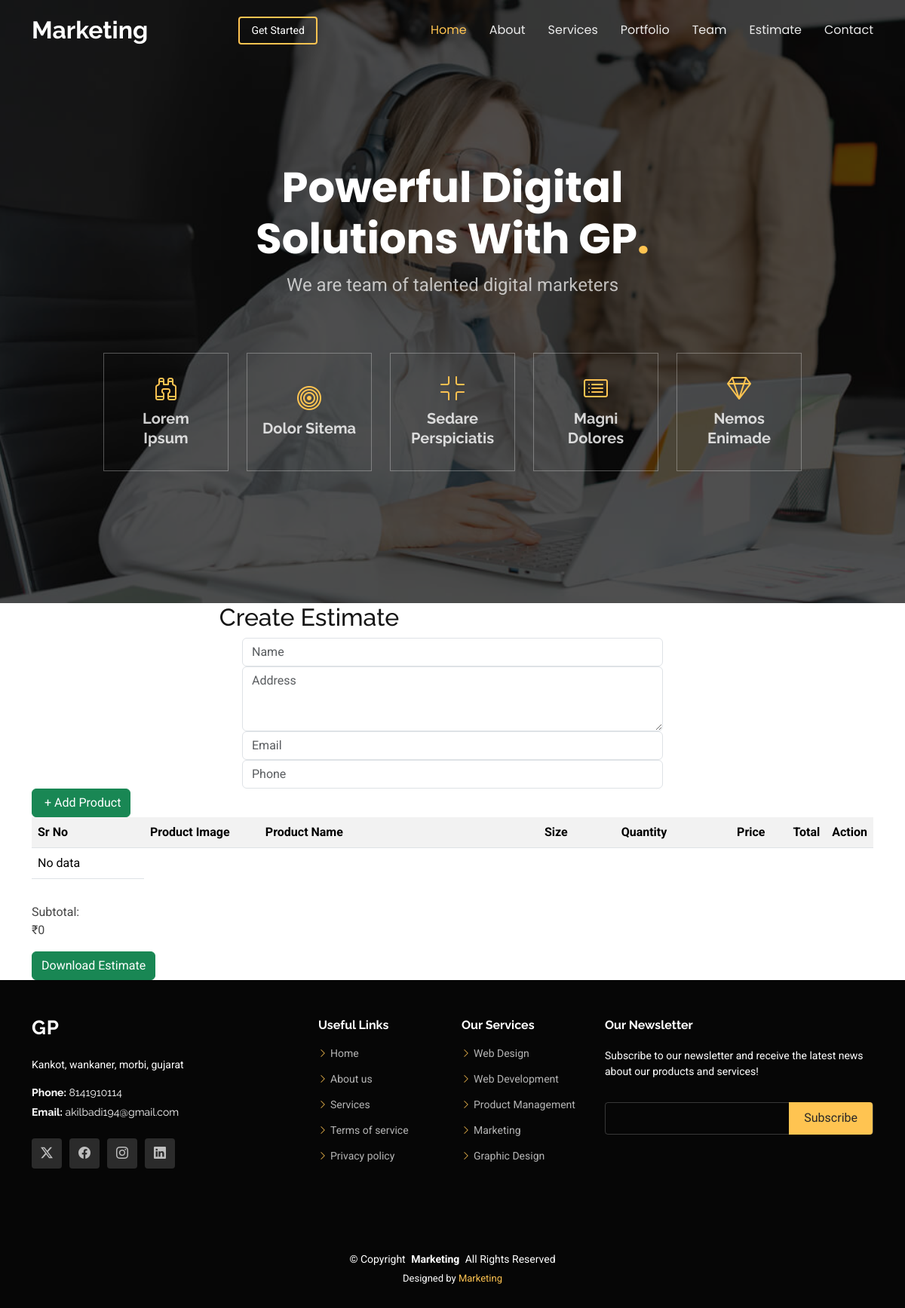
The app's page /estimate with its own data.
### tables this page shows
CREATE TABLE `header` (
  `id` int(255) NOT NULL,
  `brand_name` varchar(50) NOT NULL
);

CREATE TABLE `banner` (
  `id` int(255) NOT NULL,
  `banner_img` varchar(255) NOT NULL
);

CREATE TABLE `contact` (
  `id` int(255) NOT NULL,
  `location` longtext NOT NULL,
  `address` varchar(255) NOT NULL,
  `phone` bigint(255) NOT NULL,
  `email` varchar(100) NOT NULL,
  `password` varchar(50) NOT NULL
);

### index.php (called while the page is built)
<?php
require_once("controller/controller.php");
?>

### model/model.php (called while the page is built, shortened)
<?php
class model
{
    public $connection = "";
    public function __construct()
    {  $config="";
        $conn = $this->connection = new mysqli("localhost", "root", "", "roosh");
    }
    public function one($table)
    {
        $select = "select * FROM $table";
        $exe = mysqli_query($this->connection, $select);
        $arr=mysqli_fetch_array($exe);
        return $arr;
    }
}
?>

### estimate.php (the view, shortened to what this page needs)
            <?php if ($products == null) {
                echo "<h3 class='text-center'>No products found</h3>";
            } else {
                ?>
                        <?php
                        $sno = 1;
                        foreach ($products as $row) {
                            ?>
                            <tr>
                                <td><?php echo $sno; ?></td>
                                <td> <img src="admin/<?php echo $row["product_image"]; ?>" height="50px" width="50px" alt="not found">
                                </td>
                                <td><?php echo $row['product_name']; ?></td>
                                <td><?php echo $row['product_size']; ?></td>
                                <td><?php echo $row['product_price']; ?></td>
                                <form action="" method="post">
                                    <td><input type="number" name="pqty" required></td>
                                    <td>
                                        <input type="hidden" name="pid" value="<?php echo $row['id']; ?>"><button type='submit'
                                            name="eaddproduct" class='delete btn btn-danger mr-sm-2'>Add</button>
                                </form>
                                </td>
                            </tr>
                            <?php
                            $sno++;
                        }
                        ?>
            <?php } ?>
<div class="container content-invoice">
    <div class="cards">
        <div class="card-bodys">
            <form method="post">
                <div class="load-animate animated fadeInUp">
                <center>
                    <div class="row">
                        <div class="col-xs-8 col-sm-8 col-md-8 col-lg-8">
                            <h2 class="title">Create Estimate </h2>
                        </div>
                    </div>
                    <div class="row">
                        <center>
                        <div class="col-xs-12 col-sm-6 col-md-6 col-lg-6">
                            <div class="form-group">
                                <input type="text" class="form-control invoinput" required name="Name"
                                    placeholder="Name" value="<?php if (isset($_SESSION['ename'])) {
                                        echo $_SESSION['ename'];
                                    } ?>">
                            </div>
                            <div class="form-group">
                                <textarea class="form-control invoinput" required rows="3" name="address"
                                    placeholder="Address"><?php if (isset($_SESSION['ename'])) {
                                    } ?></textarea>
                            </div>
                            <div class="form-group">
                                <input type="email" class="form-control invoinput" value="<?php if (isset($_SESSION['ename'])) {
                                    echo $_SESSION['eemail'];
                                } ?>" required name="Email" placeholder="Email">
                            </div>
                            <div class="form-group">
                                <input type="text" class="form-control invoinput" value="<?php if (isset($_SESSION['ename'])) {
                                    echo $_SESSION['ephone'];
                                } ?>" required name="Phone" placeholder="Phone">
                            </div>
                        </div>
                        </center>
                    </div>
                    </center>
                    <div class="row">
                        <div class="col-xs-12">
                            <input type="submit" class="btn btn-success smit " name="addpro" value=" + Add Product">
                        </div>
                    </div>
                    <div class="row ">
                        <div class="col-xs-12 col-sm-12 col-md-12 col-lg-12 ">
                            <table class="table table-condensed table-striped " id="invoiceItem">
                                <tr>
                                    <th width="15%">Sr No</th>
                                    <th width="15%">Product Image</th>
                                    <th width="38%">Product Name</th>
                                    <th width="10%">Size</th>
                                    <th width="15%">Quantity</th>
                                    <th width="15%">Price</th>
                                    <th width="15%">Total</th>
                                    <th width="10%">Action</th>
                                </tr>
                                <?php
                                $i = 1;
                                if (isset($item)) {
                                    foreach ($item as $row) {
                                        ?>
                                        <tr>
                                            <td><?php echo $i; ?></td>
                                            <td><img src="<?php echo $mainurl ."admin/". $row['Product_img']; ?>" height="50px"
                                                    width="50px" alt="no image found" srcset=""></td>
                                            <td><?php echo $row['product_name']; ?></td>
                                            <td><?php echo $row['product_size']; ?></td>
                                            <td><?php echo $row['product_qty']; ?></td>
                                            <td><?php echo $row['product_price']; ?></td>
                                            <td><?php echo $row['total']; ?></td>
                                            <td>
                                                <form action="createinvoice" method="post"><input type="hidden" name="pid"
                                                        value="<?php echo $row['id']; ?>"><button type='submit' name="itemd"
                                                        class='delete btn btn-danger mr-sm-2'>Delete</button></form>
                                            </td>
                                        </tr>
                                        <?php
                                        $i++;
                                    }
                                } else {
                                    ?>
                                    <tr>
                                        <td>No data</td>
                                    </tr>
                                <?php } ?>
                            </table>
                        </div>
                    </div>
                    <div class="row">
                        <div class="col-xs-12 col-sm-4 col-md-4 col-lg-4">
                            <div class="form-group mt-3 mb-3 ">
                                <label>Subtotal: &nbsp;</label>
                                <div class="input-group mb-3">
                                    <div class="input-group-prepend">
                                        ₹
                                    </div>
                                    <?php if (isset($row['total'])) {
                                        foreach ($stotal as $row) {
                                            echo $row['total'];
                                            $_SESSION['etotal'] = $row['total'];
                                        }
                                    } else {
                                        echo 0;
                                    } ?>
                                </div>
                            </div>
                        </div>
                    </div>
                    <input type="submit" class="btn btn-success smit " name="saveesti"  value="Download Estimate">
                </div>
            </form>
        </div>
    </div>
</div>

### navbar.php (shortened to what this page needs)
<?php
$mainurl = "http://localhost/rooshabh/";
?>
<!DOCTYPE html>
<html lang="en">
<head>
  <link href="assets/vendor/bootstrap/css/bootstrap.min.css" rel="stylesheet">
  <link href="assets/vendor/bootstrap-icons/bootstrap-icons.css" rel="stylesheet">
  <link href="assets/vendor/aos/aos.css" rel="stylesheet">
  <link href="assets/vendor/swiper/swiper-bundle.min.css" rel="stylesheet">
  <link href="assets/vendor/glightbox/css/glightbox.min.css" rel="stylesheet">
  <link href="assets/css/main.css" rel="stylesheet">
</head>
<body class="index-page">
  <header id="header" class="header d-flex align-items-center fixed-top">
    <div class="container-fluid container-xl position-relative d-flex align-items-center justify-content-between">
      <a href="<?php echo $mainurl; ?>" class="logo d-flex align-items-center me-auto me-lg-0">
        <h1 class="sitename"><?php echo $header['brand_name']; ?></h1>
      </a>
      <nav id="navmenu" class="navmenu">
        <ul>
          <li><a href="<?php echo $mainurl; ?>" class="active">Home<br></a></li>
          <li><a href="<?php echo $mainurl; ?>about">About</a></li>
          <li><a href="<?php echo $mainurl; ?>services">Services</a></li>
          <li><a href="<?php echo $mainurl; ?>portfolio">Portfolio</a></li>
          <li><a href="<?php echo $mainurl; ?>team">Team</a></li>
          <li><a href="<?php echo $mainurl; ?>estimate">Estimate</a></li>
          <li><a href="<?php echo $mainurl; ?>contact">Contact</a></li>
        </ul>
      </nav>
      <a class="btn-getstarted" href="index.html#about">Get Started</a>
    </div>
  </header>
  <main class="main">

### banner.php
 <section id="hero" class="hero section dark-background">
<img src="admin/<?php echo $banner['banner_img']; ?>" alt="" data-aos="fade-in">
<div class="container">
  <div class="row justify-content-center text-center" data-aos="fade-up" data-aos-delay="100">
    <div class="col-xl-6 col-lg-8">
      <h2>Powerful Digital Solutions With GP<span>.</span></h2>
      <p>We are team of talented digital marketers</p>
    </div>
  </div>
  <div class="row gy-4 mt-5 justify-content-center" data-aos="fade-up" data-aos-delay="200">
    <div class="col-xl-2 col-md-4" data-aos="fade-up" data-aos-delay="300">
      <div class="icon-box">
        <i class="bi bi-binoculars"></i>
        <h3><a href="">Lorem Ipsum</a></h3>
      </div>
    </div>
    <div class="col-xl-2 col-md-4" data-aos="fade-up" data-aos-delay="400">
      <div class="icon-box">
        <i class="bi bi-bullseye"></i>
        <h3><a href="">Dolor Sitema</a></h3>
      </div>
    </div>
    <div class="col-xl-2 col-md-4" data-aos="fade-up" data-aos-delay="500">
      <div class="icon-box">
        <i class="bi bi-fullscreen-exit"></i>
        <h3><a href="">Sedare Perspiciatis</a></h3>
      </div>
    </div>
    <div class="col-xl-2 col-md-4" data-aos="fade-up" data-aos-delay="600">
      <div class="icon-box">
        <i class="bi bi-card-list"></i>
        <h3><a href="">Magni Dolores</a></h3>
      </div>
    </div>
    <div class="col-xl-2 col-md-4" data-aos="fade-up" data-aos-delay="700">
      <div class="icon-box">
        <i class="bi bi-gem"></i>
        <h3><a href="">Nemos Enimade</a></h3>
      </div>
    </div>
  </div>
</div>
</section>

### footer.php (shortened to what this page needs)
</main>
<footer id="footer" class="footer dark-background">
  <div class="footer-top">
    <div class="container">
      <div class="row gy-4">
        <div class="col-lg-4 col-md-6 footer-about">
          <a href="index.html" class="logo d-flex align-items-center">
            <span class="sitename">GP</span>
          </a>
          <div class="footer-contact pt-3">
          <?php echo$contactus['address']; ?>
            <p class="mt-3"><strong>Phone:</strong> <span><?php echo$contactus['phone']; ?></span></p>
            <p><strong>Email:</strong> <span><?php echo$contactus['email']; ?></span></p>
          </div>
          <div class="social-links d-flex mt-4">
            <a href=""><i class="bi bi-twitter-x"></i></a>
            <a href=""><i class="bi bi-facebook"></i></a>
            <a href=""><i class="bi bi-instagram"></i></a>
            <a href=""><i class="bi bi-linkedin"></i></a>
          </div>
        </div>
        <div class="col-lg-2 col-md-3 footer-links">
          <h4>Useful Links</h4>
          <ul>
            <li><i class="bi bi-chevron-right"></i> <a href="#"> Home</a></li>
            <li><i class="bi bi-chevron-right"></i> <a href="#"> About us</a></li>
            <li><i class="bi bi-chevron-right"></i> <a href="#"> Services</a></li>
            <li><i class="bi bi-chevron-right"></i> <a href="#"> Terms of service</a></li>
            <li><i class="bi bi-chevron-right"></i> <a href="#"> Privacy policy</a></li>
          </ul>
        </div>
        <div class="col-lg-2 col-md-3 footer-links">
          <h4>Our Services</h4>
          <ul>
            <li><i class="bi bi-chevron-right"></i> <a href="#"> Web Design</a></li>
            <li><i class="bi bi-chevron-right"></i> <a href="#"> Web Development</a></li>
            <li><i class="bi bi-chevron-right"></i> <a href="#"> Product Management</a></li>
            <li><i class="bi bi-chevron-right"></i> <a href="#"> Marketing</a></li>
            <li><i class="bi bi-chevron-right"></i> <a href="#"> Graphic Design</a></li>
          </ul>
        </div>
        <div class="col-lg-4 col-md-12 footer-newsletter">
          <h4>Our Newsletter</h4>
          <p>Subscribe to our newsletter and receive the latest news about our products and services!</p>
          <form action="forms/newsletter.php" method="post" class="php-email-form">
            <div class="newsletter-form"><input type="email" name="email"><input type="submit" value="Subscribe"></div>
          </form>
        </div>
      </div>
    </div>
  </div>
  <div class="copyright">
    <div class="container text-center">
      <p>© <span>Copyright</span> <strong class="px-1 sitename"><?php echo $header['brand_name']; ?></strong> <span>All Rights Reserved</span></p>
      <div class="credits">
        Designed by <a href="<?php echo $mainurl; ?>"><?php echo $header['brand_name']; ?></a>
      </div>
    </div>
  </div>
</footer>
</body>
</html>

### records on screen
header: brand_name "Marketing"
banner: banner_img (picture)
contact: address "Kankot, wankaner, morbi, gujarat", phone "8141910114", email "akilbadi194@gmail.com"
